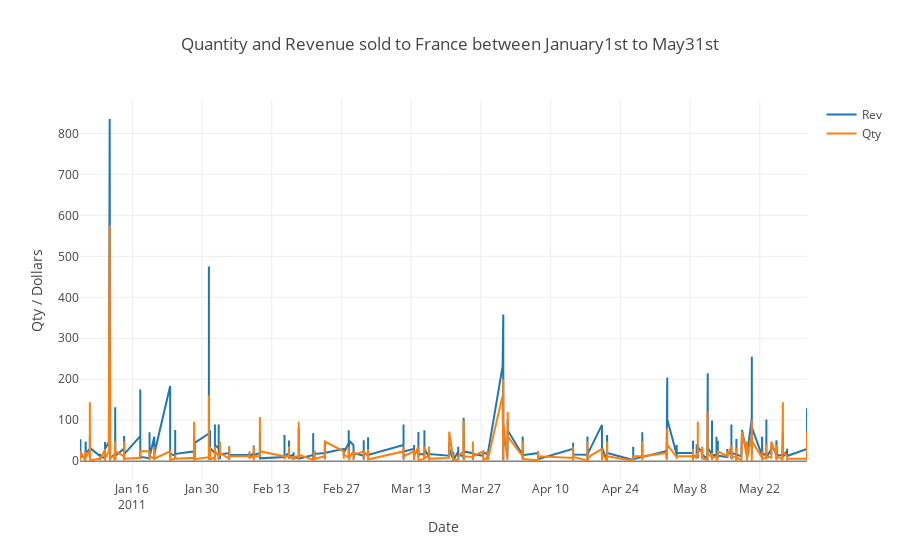

The cell this chart's notebook holds for it:
### Markdown cell above
## 2. Create an interactive line chart showing quantity and revenue sold to France between January 1st and May 31st 2011.

### Code cell
#data_Jan_to_May=data[
data_jan_to_may=data[data['InvoiceDate'].dt.strftime('%Y-%m').isin(['2011-01','2011-02','2011-03','2011-04','2011-05'])]
data_jan_to_may
data_france=data_jan_to_may[data_jan_to_may['Country'] == 'France'].sort_values(by=['InvoiceDate'])
#fig = go.Figure(data=plotdata, layout=layout)

trace3 = go.Scatter(
    x = data_france['InvoiceDate'],
    y = data_france['Revenue'],
    mode = 'lines',
    name = 'Rev'
)
trace4 = go.Scatter(
    x = data_france['InvoiceDate'],
    y = data_france['Quantity'],
    mode = 'lines',
    name = 'Qty'
)


layout1 = dict(title = 'Quantity and Revenue sold to France between January1st to May31st',
              xaxis = dict(title = 'Date'),
              yaxis = dict(title = 'Qty / Dollars'),
              )

plotdata2 = [trace3, trace4]

fig = go.Figure(data=plotdata2, layout=layout1)

fig.iplot(filename='line-mode')

### Figure 1 — Plotly figure (JSON) as saved in the notebook; plotly's stock layout.template omitted (floating-point values rounded to 4 significant figures; data arrays with more than 128 entries replaced by an {"elided": "..."} marker saying what was removed)
{"data": [{"mode": "lines", "name": "Rev", "type": "scatter", "uid": "1cfe9464-d73c-40f3-8055-76fb387f8907", "x": {"elided": "2471 str values"}, "y": {"elided": "2471 float values"}}, {"mode": "lines", "name": "Qty", "type": "scatter", "uid": "08e68a11-3dd5-432f-bec3-0cfcfea33f18", "x": {"elided": "2471 str values"}, "y": {"elided": "2471 int values"}}], "layout": {"title": {"text": "Quantity and Revenue sold to France between January1st to May31st"}, "xaxis": {"title": {"text": "Date"}}, "yaxis": {"title": {"text": "Qty / Dollars"}}}}
